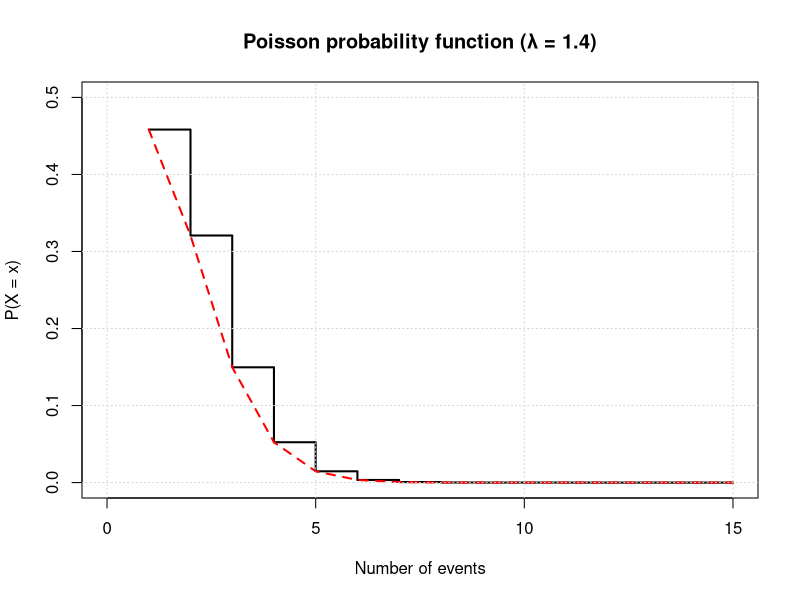
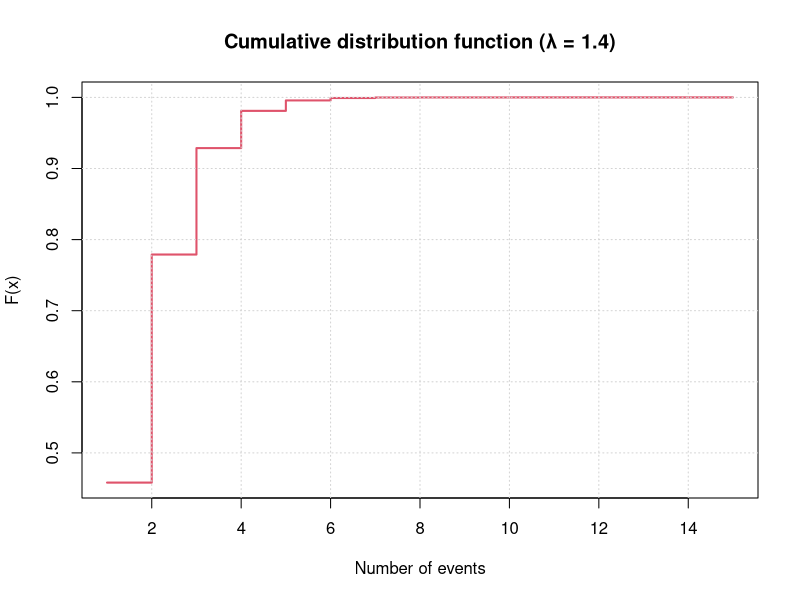
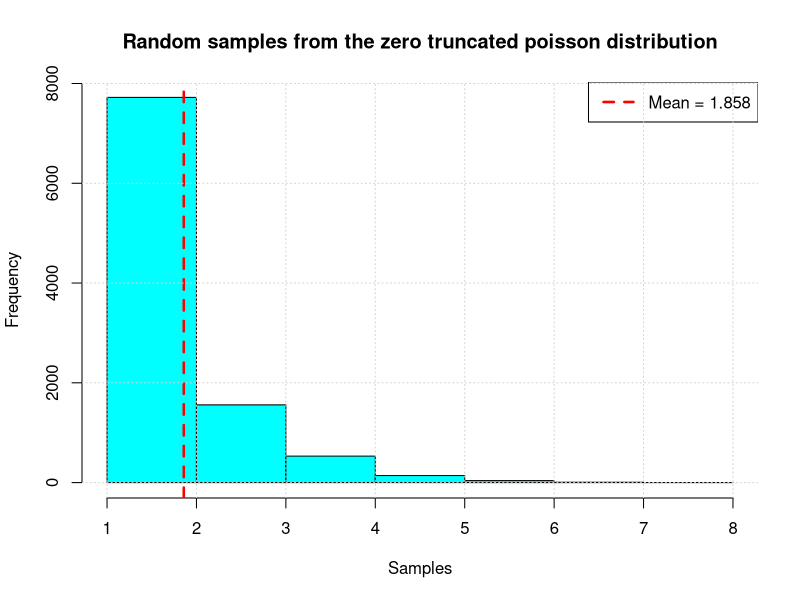
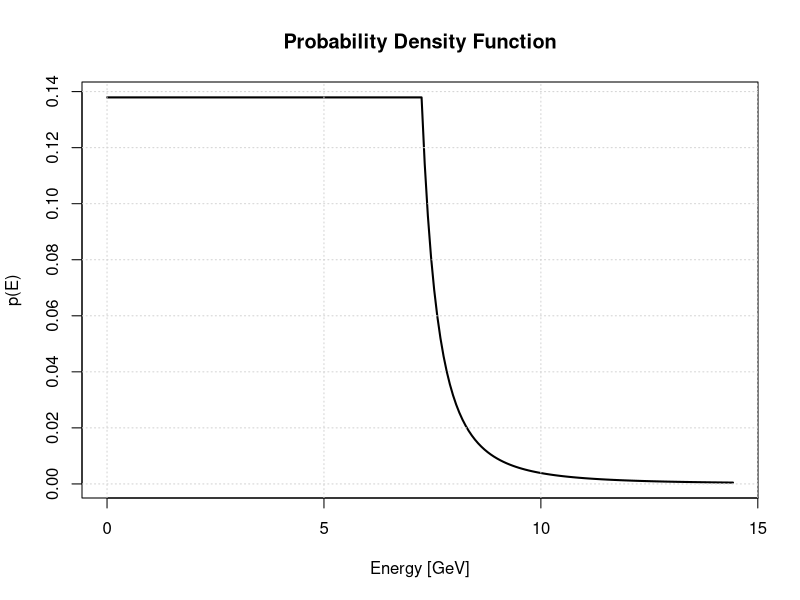
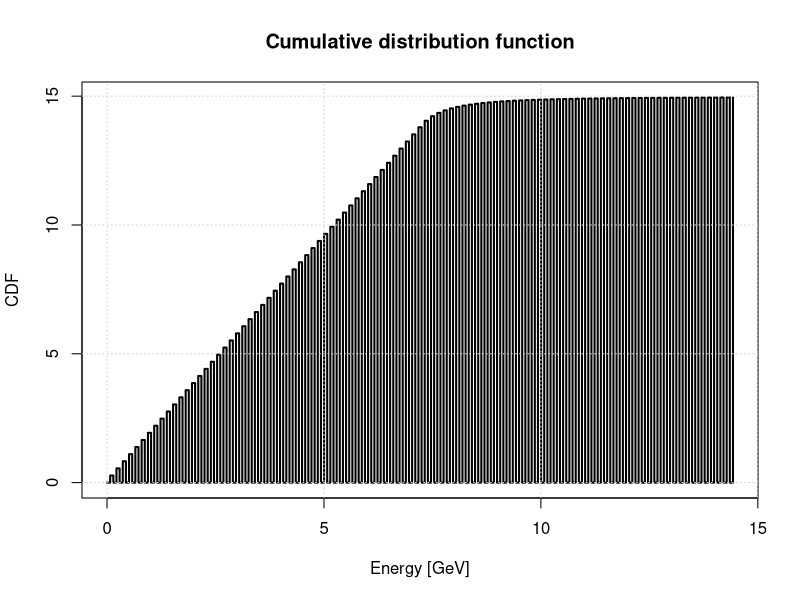
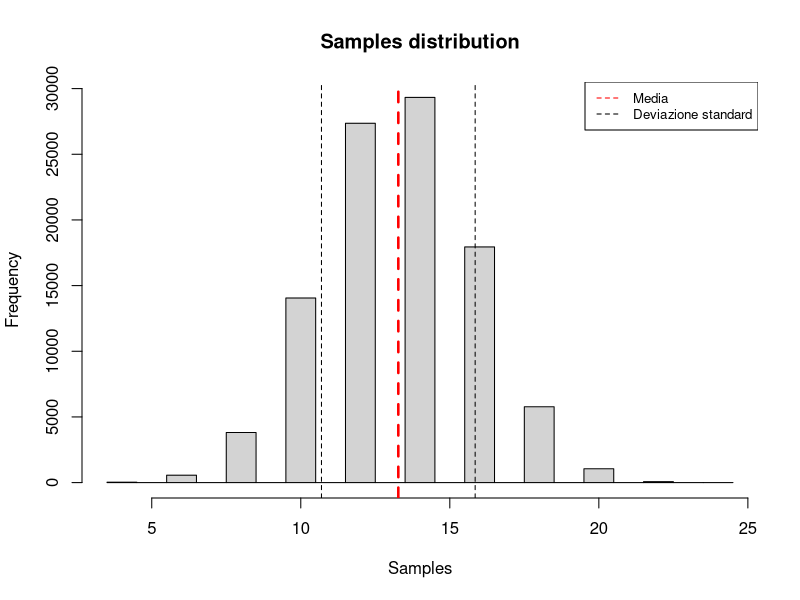
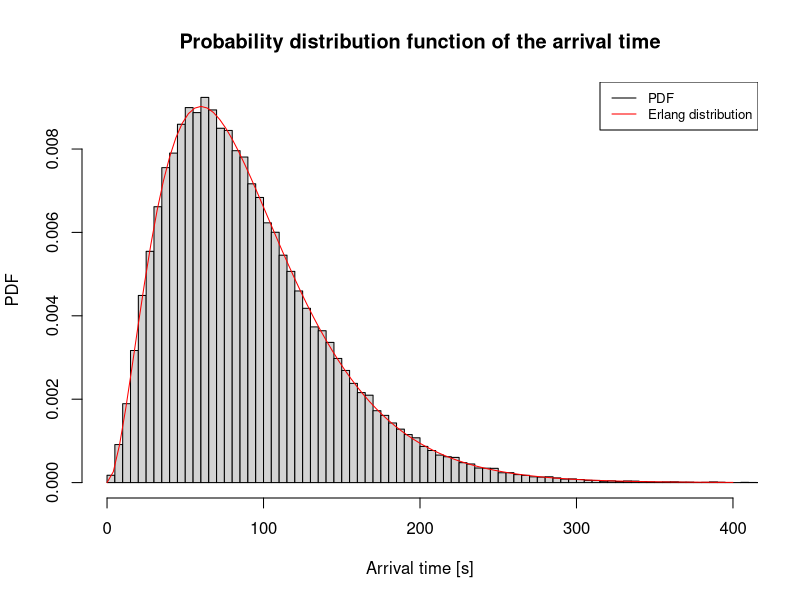
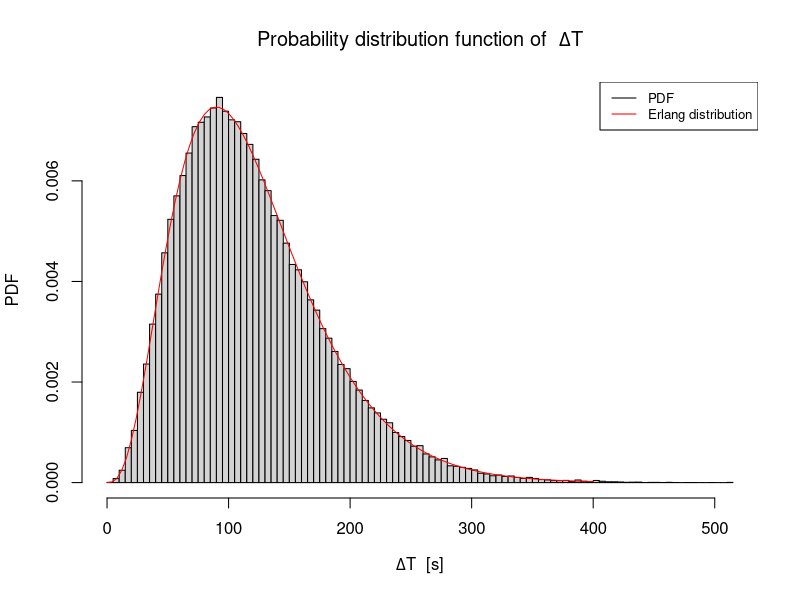

Write R code to recreate these figures, in order.
## ---- chunk 1

## First let's define the zero truncated poisson function
## Remember that x is indeed a vector of n components 

dpoisz <- function(x, lambda) {
    pmf <- (lambda^x * exp(-lambda) / (factorial(x) * (1 - exp(-lambda))))
  return(pmf)
}

## Let's now define the cumulative distribution function

ppoisz <- function(k, lambda) {
  
  cdf <- rep(0, length(k))
  
  for (i in 1:length(k)) {
    cdf[i] <- sum(dpoisz(1:k[i], lambda))
    
  }
  return(cdf)
}


N_samples <- 100

x <- 1:15
lambda <- 1.4


plot(dpoisz(x, lambda), type = 's', lwd = 2,
     main = 'Poisson probability function (λ = 1.4)',
     ylab = 'P(X = x)', xlab = 'Number of events',
     ylim = c(0, 0.5), 
     xlim = c(0, 15)
     )

lines(dpoisz(x, lambda), type = 'l', lty = 2, lwd = 2, col = 'red')
grid()

#legend('topright', legend = 'λ = 1.4', col = 'black', lwd = 1, bty = 'n')

## ---- chunk 2
#-----------
# lambda: 1.4
#-----------
lambda <- 1.4
k <- 1:15


plot(ppoisz(k, lambda), type = "s", lwd = 2,
     main = "Cumulative distribution function (λ = 1.4)",
     xlab = "Number of events", ylab = "F(x)", col = 2,
     ylim = c(min(ppoisz(k, lambda)), max(ppoisz(k, lambda)))
     )

grid()


## ---- chunk 3
k <- 0:100
pdf <- dpoisz(k, lambda)
pdf.2 <- dpoisz(k^2, lambda)

mean_value <- sum(k * dpoisz(k, lambda))


print(sprintf('Mean: %.3f', mean_value))

std_value <- sum(k^2 * dpoisz(k, lambda)) - mean_value^2


print(sprintf('Variance: %.3f', std_value))
## ---- chunk 4
k <- 1:1000
samples <- sample(k, size = 10000, replace = TRUE, prob = dpoisz(k, lambda))


hist(samples,
     breaks = seq(min(samples), max(samples), by = 1),
     main = 'Random samples from the zero truncated poisson distribution', 
     xlab = 'Samples', ylab = 'Frequency', 
     col = 'cyan')


abline(v = mean_value, col = 'red', lty = 2, lw = 2.5)
#lines(dpoisz(k, lambda), type = 'l', lty = 2, lwd = 2, col = 'black')
legend('topright', legend = sprintf('Mean = %.3f', mean_value), col = 'red', lty = 2, lw = 2.5)
grid()


## ---- chunk 5

## R Markdown
# To compute the normalization factor we need the integral 
# Let's first define the probability distribution

p <- function(E, N, E_0, gamma) {
  if (E < E_0) {
    return(N)
  } else {
    return(N * (E - E_0 + 1) ^ (-gamma))
  }
}

E_0 <- 7.25
gamma <- 2.7

n_steps <- 100
dE <- E_0 / n_steps

## First we need to compute the integral of the distribution
summ <- 0
for (i in n_steps) {
  summ <- summ + p(dE, N = 1, E_0, gamma)
}

N <- summ / E_0

print(sprintf('Normalization factor: %.3f ', N))



## ---- chunk 6
## Let's plot the probability density function in R
N_steps <- 100

E <- 0
dE <- E_0 / N_steps 
E_stored <- numeric(N_steps * 2)
pdf <- numeric(N_steps * 2)

for (i in 1:(N_steps * 2)) {
  E_stored[i] <- E
  pdf[i] <-  p(E, N, E_0, gamma)
  E <- E + dE
}

plot(E_stored, pdf, 
     xlab = 'Energy [GeV]',
     ylab = 'p(E)', 
     type  ='l', lwd = 2, 
     main = 'Probability Density Function')
grid()

## ---- chunk 7

CDF <- numeric(N_steps * 2)

for (i in (1:N_steps * 2)) {
  CDF[i] <- sum(pdf[0:i])
}

plot(E_stored, CDF, type = 's', 
     xlab = 'Energy [GeV]', ylab = 'CDF', 
     main = 'Cumulative distribution function',
     col = 'black', lwd = 2)
grid()

## ---- chunk 8
## Compute the mean 

E.x.1 <- integrate(function(E) {N * E}, lower = 0, upper = E_0)$value

E.x.2 <- integrate(function(E) {N * E * (E - E_0 + 1)^(-gamma)}, lower = E_0, upper = Inf)$value

integral <- E.x.1 + E.x.2
print(paste(sprintf('Mean of the distribution: %.3f', E.x.1 + E.x.2), 'GeV'))


## ---- chunk 9
## First let's use Markov's inequality 

avg_acc <- 2
prob <- avg_acc / 5

print(paste('The probability of having at least 5 accidents is', prob * 100, '%'))

## Now let's assume that each accident is described by a Poisson variable with lambda = 2

lambda <- 2

## P(N(t) = n) = (lambda * t)^n * e^(-5t) / n! with t = 24/24 (tomorrow) = 1
## P(N(1) >= 5) = 1 - P(N(1) = 0) - P(N(1) = 1) - P(N(1) = 2) - P(N(1) = 3) - ...

poisson_prob <- ppois(4, lambda)
print(paste(sprintf('The probability given by the Poisson distribution is: %.2f ', (1 - poisson_prob)* 100), '%'))


## Now let's use the Chebishev's inequality 

var_x <- 2 # -> sigma = 1
mu_x <- 2

## P(|x - mu| >= r sigma) <= var/r^2 sigma^2 = 1/r^2
## Nel nostro caso sigma = 1, |x - mu| >= 3 sigma 

cheb_prob <- 2 / 9

print(paste(sprintf('The Chebishev\'s upper bound is of: %.2f', cheb_prob * 100), '%'))


## ---- chunk 10

mu_x <- 7 #days 
sigma_x <- 2 

## P(|x - mu_x| <- sigma_x ) = 0.95
## P(|x - mu_x| < r sigma) >= 1 - 1/r^2 = 0.95 -> r = sqrt(10^2 /5)
## |x - 7| < r sigma -> x > 7 - r sigma

r <- sqrt(10^2 / 5) # Z score = z * sigma (?? not sure)
x <- mu_x + r * sigma_x

print(paste(sprintf('She should order it at least: %.0f', x), 'days before'))



## ---- chunk 11

# 10 coppie devono essere formate da una carta nera ed una rossa
# 26 coppie possibili: 10 / 26 devono essere accoppiate 
# P(|x - mu_x| >= r*sigma) <= 1 / r^2 
# mu_x = 13
# sigma^2 = np(1-p) = 26 * (26/52 * 26/51) * (1 - 26/52 * 26/51)
# k = |10 -mu| / sigma =  3 / sigma^2 
## Let's simulate the deck 

Generating_deck <- function() {
  N <- 52
  mazzo <- c(rep(0, N/2), rep(1, N/2))
  mazzo <- mazzo[sample(length(mazzo))]
  y <- 0
  for (i in 1:(N/2)){
    if (mazzo[i] + mazzo[i+N/2] == 1){
      y <- y + 1
    }
  }
  return(y)
}

N_campioni <- 100000
campioni <- rep(0, N_campioni)
for (i in 1:N_campioni) {
  campioni[i] <- Generating_deck()
}

hist(campioni, breaks = seq(min(campioni) - 0.5, 
                            max(campioni) + 0.5, by = 1), main = 'Samples distribution', xlab = 'Samples', ylab = 'Frequency')

media <- mean(campioni)
deviazione_standard <- sd(campioni)
delta <- 10 - media 
k <- delta / deviazione_standard
limite_superiore <- 1 / k^2 

abline(v = media, col = 'red', lty = 2, lw = 2.5)
abline(v = c(media - deviazione_standard, media + deviazione_standard), col = "black", lty = 2, lw = 1)
print(paste(sprintf('The upper bound given by Chebyshev is of: %.2f', limite_superiore * 100), '%'))
legend('topright', legend = c('Media', 'Deviazione standard'),
       col = c('red', 'black'), lty = 2, cex = 0.8)


## ---- chunk 12

## Consideriamo eventi scorrelati, ogni evento è indipendente dagli altri 

lambda <- 1/30.

prob1 <- 1 - ppois(6, lambda * 120) #seconds
prob2 <- ppois(4, lambda * 180)

print(paste(sprintf('The probability of getting more than 6 passengers after 2 minutes is of: %.2f', prob1 * 100), '%'))
print(paste(sprintf('The probability of having less than 4 passengers after 3 minutes is given by: %.2f', prob2 * 100), '%'))


## ---- chunk 13

## Now generating the arrival times of the passengers

arrivals <- function() {
  dt1 <- rexp(1, lambda)   #x rappresenta la variabile temporale 
  dt2 <- rexp(1, lambda)
  dt3 <- rexp(1, lambda)
  
  time <- dt1 + dt2 + dt3
  return(time)
}


N_samples <- 100000
time <- c(rep(0, N_samples))
for (i in 1:N_samples) {
  time[i] <- arrivals()
}

x <- 0:N_samples

hist(time, breaks = 'FD',
     probability = TRUE, xlab = 'Arrival time [s]', ylab = 'PDF', 
     main = 'Probability distribution function of the arrival time', xlim = c(0, 400))

curve(dgamma(x, shape = 3, rate = lambda), col = 'red', add = TRUE, xlim = c(0, 400))
legend('topright', legend = c('PDF', 'Erlang distribution'),
       col = c('black', 'red'), lty = 1, cex = 0.8)

## ---- chunk 14

## Repeating the same steps as point b) but evaluating the difference of time between fifth and first passenger

arrivals.2 <- function() {
  dt1 <- rexp(1, lambda)
  dt2 <- rexp(1, lambda)
  dt3 <- rexp(1, lambda)
  dt4 <- rexp(1, lambda)
  dt5 <- rexp(1, lambda)
  
  T1 <- dt1 
  T5 <- dt1 + dt2 + dt3 + dt4 + dt5
  
  DT <- T5 - T1
  
  return(DT)
}

N_samples.2 <- 100000
time.2 <- c(rep(0, N_samples.2))
for (i in 1:N_samples.2) {
  time.2[i] <- arrivals.2()
}

x <- 0:N_samples.2
hist(time.2, breaks = 'FD',
     probability = TRUE, xlab = expression(Delta * 'T \ [s]'), ylab = 'PDF', 
     main = expression('Probability distribution function of \ ' * Delta * 'T'))
curve(dgamma(x, shape = 4, rate = lambda), col = 'red', add = TRUE, xlim = c(0, 400))
legend('topright', legend = c('PDF', 'Erlang distribution'),
       col = c('black', 'red'), lty = 1, cex = 0.8)


